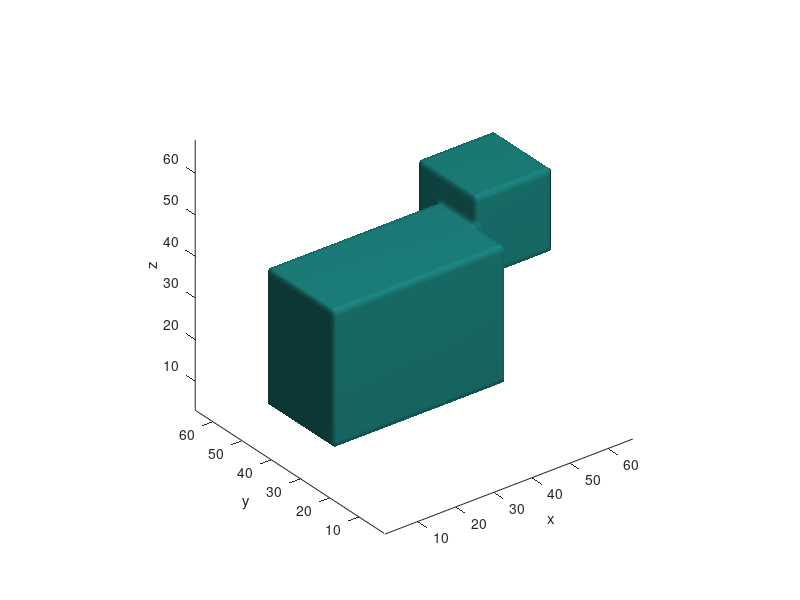

Recreate this plot in MATLAB. (Note: this script raises an error after producing the figure.)
clear
clc
SavePATH = './database/ImgProjection/';
% name = [SavePATH,'SAMuser',num2str(userNum(i)),'.mat'];
a = ones(23,45,33);
b = ones(20,20,20);
A = zeros(67,67,67);
%A(33-11:33+11,33-22:33+22,33-16:33+16)=a;
A(19:41,2:46,16:48)=a;
A(29:48,47:66,36:55)=b;

% addpath('database');
% load('v1.mat');
% angle(:,1)=1:10:180;
% angle(:,2)=1:10:180;
k = 1;
for i = 1:1:180
    for j = 1:1
        angle(k,1)=i;
        angle(k,2)=j;
        k = k+1;
    end
end
% A = AA;
figure
clf
isosurface(A)
axis equal;
xlabel('x')
ylabel('y')
zlabel('z')

for i = 1:length(angle(:,1))
    Rot_img = my3Drotation(A,angle(i,:));
    % Rot3D{i} = Rot_img;
    proj_img = zeros(size(Rot_img(:,:,1)));
    for j = 1:size(Rot_img,3)
        proj_img = proj_img + Rot_img(:,:,j);
    end
    Proj_img1=proj_img;
    proj_img(find(proj_img~=0))=1;
    Proj_img2= proj_img;
    Pic.inte = Proj_img1;
    Pic.normal = Proj_img2;
    Pic.angle = angle(i,:);
    name = [SavePATH,'Pic',num2str(i),'.mat'];
    save(name,'Pic');
    i
end
    